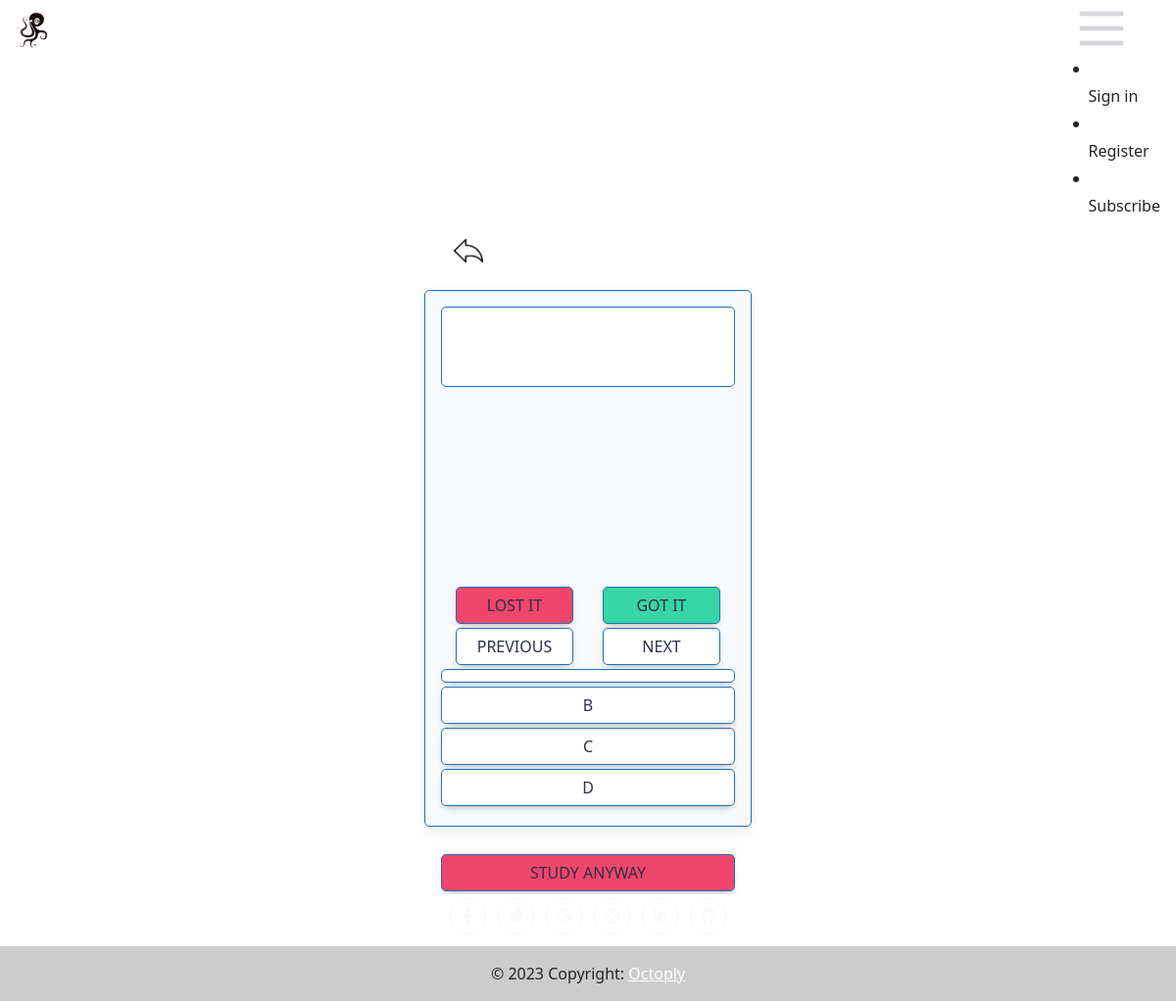
Before: /study_deck/5 with the older database file.
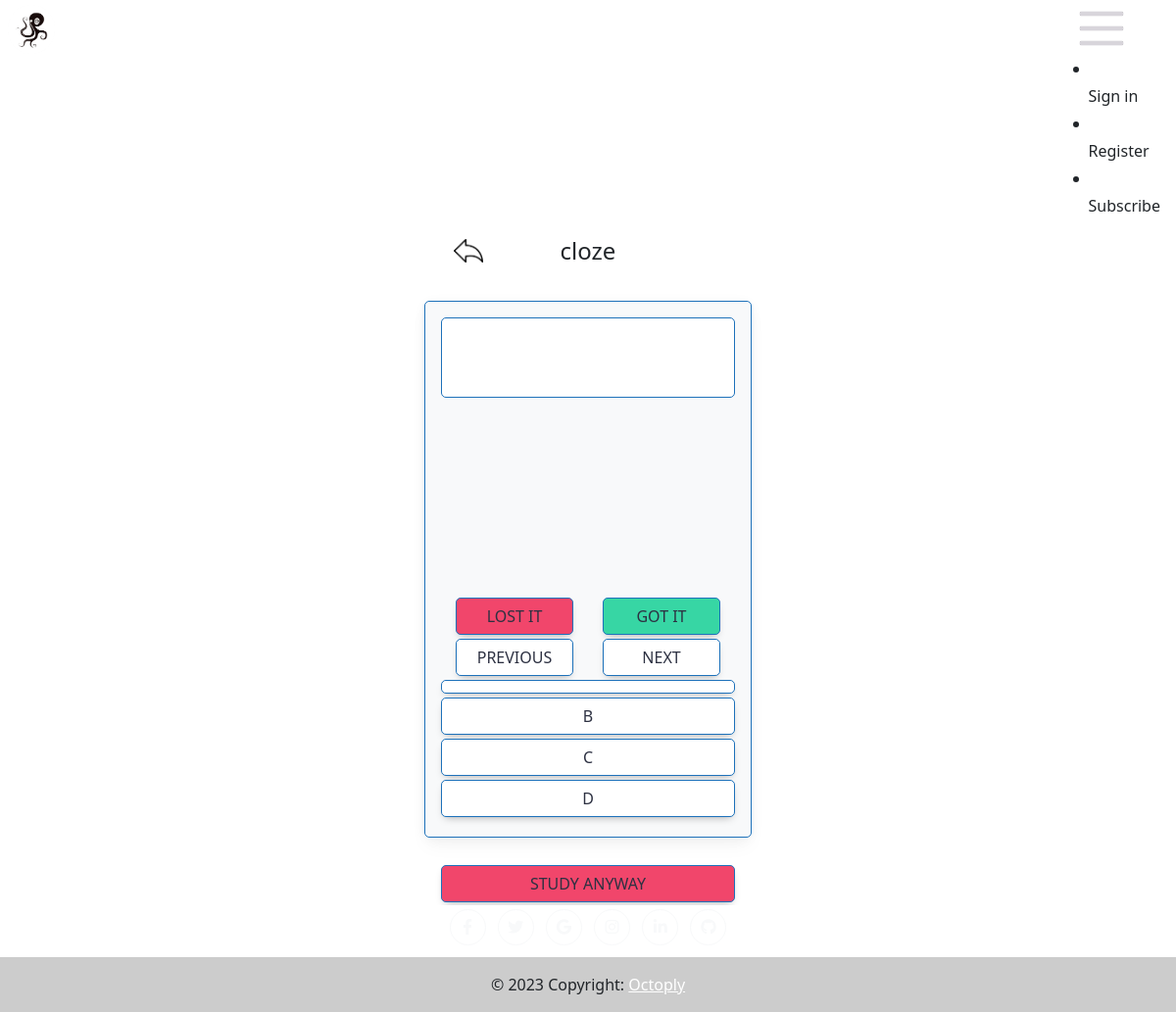
After: the same page with the newer database file.
### app.py (models this page shows, shortened)
class Deck(db.Model):
    id = db.Column(db.Integer, primary_key=True)
    name = db.Column(db.String(50), nullable=False)
    description = db.Column(db.String(255), nullable=False)
    user_id = db.Column(db.Integer, db.ForeignKey('user.id'))
    cards = db.relationship('Card', secondary=cards, backref="decks", lazy="select")
    time_created = db.Column(db.DateTime, default=datetime.utcnow)
    time_updated = db.Column(db.DateTime, default=datetime.utcnow)
    creator = db.Column(db.Integer)
    public = db.Column(db.Integer, default=0)
    edited = db.Column(db.Integer, default=0)
    create_method = db.Column(db.String(255), nullable=True)
    category = db.Column(db.String(255), nullable=True)
    times_accessed = db.Column(db.Integer, default=0)
    access_date = db.Column(db.DateTime, default=datetime.utcnow)

### app.py (the view)
@app.route("/study_deck/<int:deck_id>", methods = ["POST", "GET"])
def study_deck(deck_id):
    deck = Deck.query.get(deck_id)
    return render_template("study_deck.html", title="Study deck", deck=deck_id, deck0 = deck)

### app.py (called while the page is built)
@app.after_request
def after_request(response):
    response.headers["Cache-Control"] = "no-cache, no-store, must-revalidate"
    response.headers["Expires"] = 0
    response.headers["Pragma"] = "no-cache"
    return response

### templates/study_deck.html (shortened to what the changed rows need)
{% extends "layout.html" %} {% block title %} Study {% endblock %}  {% block main_0 %}
<div class="d-flex align-items-center justify-content-center">
  <div style="max-width:700px">
    <div class="row m-3">
      <div class="col-6 d-flex align-items-center justify-content-center h-100">
        <h4> {{deck0.name}} </h4>
      </div>
    </div>
  </div>
</div>
</div>
{% endblock %}

Changed rows visible on the page:
added Deck: name "cloze"
